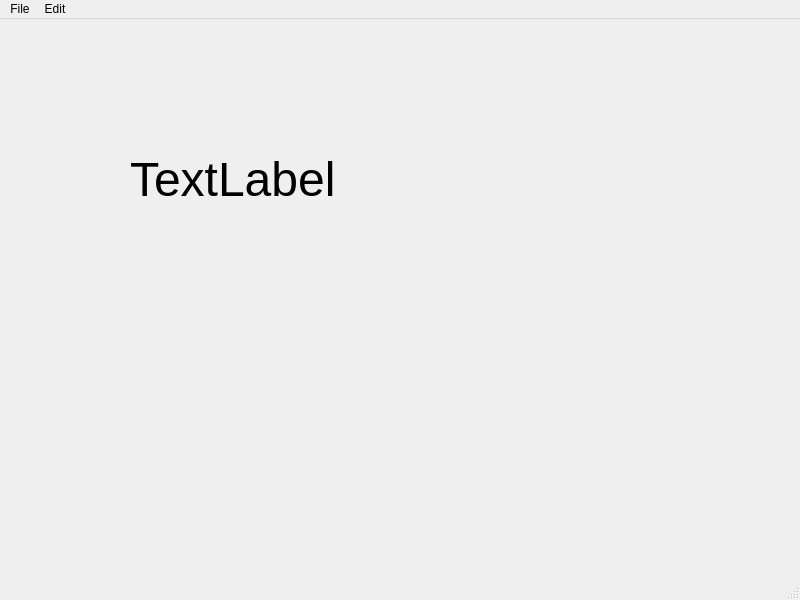
<?xml version="1.0" encoding="UTF-8"?>
<ui version="4.0">
 <class>MainWindow</class>
 <widget class="QMainWindow" name="MainWindow">
  <property name="geometry">
   <rect>
    <x>0</x>
    <y>0</y>
    <width>800</width>
    <height>600</height>
   </rect>
  </property>
  <property name="windowTitle">
   <string>MainWindow</string>
  </property>
  <widget class="QWidget" name="centralwidget">
   <widget class="QLabel" name="label1">
    <property name="geometry">
     <rect>
      <x>130</x>
      <y>50</y>
      <width>441</width>
      <height>221</height>
     </rect>
    </property>
    <property name="font">
     <font>
      <pointsize>36</pointsize>
     </font>
    </property>
    <property name="text">
     <string>TextLabel</string>
    </property>
   </widget>
  </widget>
  <widget class="QMenuBar" name="menubar">
   <property name="geometry">
    <rect>
     <x>0</x>
     <y>0</y>
     <width>800</width>
     <height>26</height>
    </rect>
   </property>
   <widget class="QMenu" name="menuFile">
    <property name="title">
     <string>File</string>
    </property>
    <addaction name="actionNew"/>
    <addaction name="actionSave"/>
   </widget>
   <widget class="QMenu" name="menuEdit">
    <property name="title">
     <string>Edit</string>
    </property>
    <addaction name="actionCopy"/>
    <addaction name="actionPaste"/>
   </widget>
   <addaction name="menuFile"/>
   <addaction name="menuEdit"/>
  </widget>
  <widget class="QStatusBar" name="statusbar"/>
  <action name="actionNew">
   <property name="text">
    <string>New</string>
   </property>
   <property name="statusTip">
    <string>Create a new file</string>
   </property>
   <property name="shortcut">
    <string>Ctrl+N</string>
   </property>
  </action>
  <action name="actionSave">
   <property name="text">
    <string>Save</string>
   </property>
   <property name="statusTip">
    <string>Save a file</string>
   </property>
   <property name="shortcut">
    <string>Ctrl+S</string>
   </property>
  </action>
  <action name="actionCopy">
   <property name="text">
    <string>Copy</string>
   </property>
   <property name="statusTip">
    <string>Copy a file</string>
   </property>
   <property name="shortcut">
    <string>Ctrl+C</string>
   </property>
  </action>
  <action name="actionPaste">
   <property name="text">
    <string>Paste</string>
   </property>
   <property name="statusTip">
    <string>Paste a file</string>
   </property>
  </action>
 </widget>
 <resources/>
 <connections/>
</ui>
